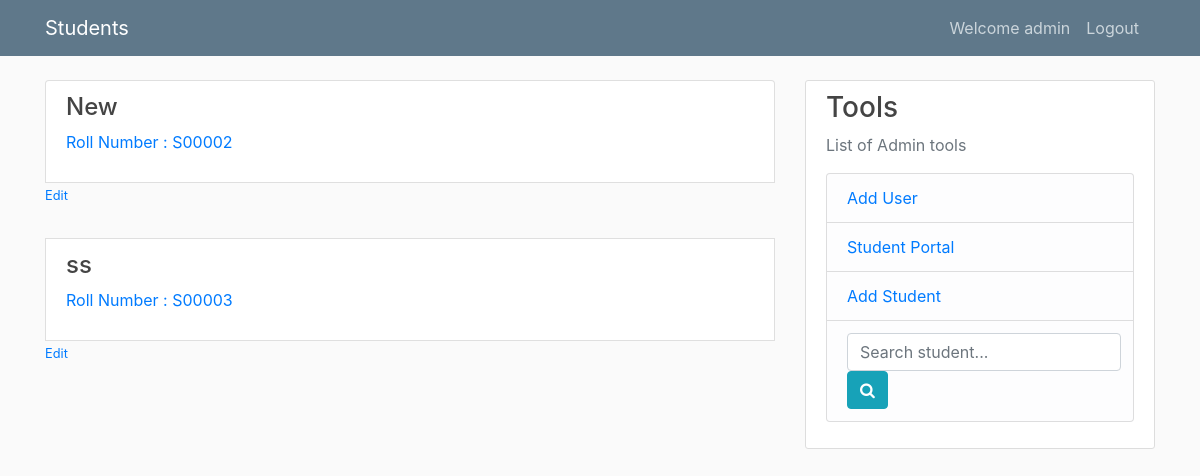
The app's page / (signed in) with its own data.
### tables this page shows
CREATE TABLE student (
  id INTEGER PRIMARY KEY AUTOINCREMENT,
  name TEXT NOT NULL,
  age TEXT NOT NULL,
  gender CHAR(6) NOT NULL,
  add_date TIMESTAMP NOT NULL DEFAULT CURRENT_TIMESTAMP
);

### student_db/student.py (the view)
@bp.route('/')
@login_required
def index():
    students = list_student_data()
    return render_template(
        'student/index.html',
        title='Index',
        students=students)

### student_db/auth.py (called while the page is built)
@bp.before_app_request
def load_logged_in_user():
    user_id = session.get('user_id')
    if user_id is None:
        g.user = None
    else:
        g.user = 'admin'

def login_required(view):
    @functools.wraps(view)
    def wrapped_view(**kwargs):
        if g.user is None:  #: if not logged into the session
            return redirect(url_for('auth.login'))  # : redirect to login
        return view(**kwargs)  # : continue the view processing.
    return wrapped_view

### student_db/data.py (called while the page is built)
def list_student_data():
    return list_data_student()

### student_db/database/student_data.py (called while the page is built)
def list_data_student():
    db = get_db()
    student_list = db.execute(
        'SELECT id, "S0000" || CAST( id AS TEXT)  AS roll_number, name, age, gender, add_date FROM student'
    ).fetchall()
    return student_list

### student_db/student_db.py (called while the page is built)
def get_db():
    if 'db' not in g:
        g.db = sqlite3.connect(
            current_app.config['DATABASE'],
            detect_types=sqlite3.PARSE_DECLTYPES
        )
        g.db.row_factory = sqlite3.Row
    return g.db

### student_db/templates/student/index.html (shortened to what this page needs)
{% extends 'base_layout.html' %}
{% block header %}
  {% block title %}Students{% endblock %}
{% endblock %}
{% block content %}
	<div class="list-group">
		{% for student in students %}
			<a href="{{ url_for('student.update', id=student['id']) }}" class="list-group-item">
			    <h4 class="list-group-item-heading">{{ student['name'] }}</h4>
			    <p class="list-group-item-text">
			    	Roll Number : {{ student['roll_number'] }}
			    </p>
				<small class="form-text text-muted">
					<a  href="{{ url_for('student.update', id=student['id']) }}"> Edit </a>
				</small>
			</a>
		{% endfor %}
	</div>
{% endblock %}

### student_db/static/style.css (style rules this page uses)
body { background: #fafafa; color: #333333; margin-top: 5rem; }
h1, h2, h3, h4, h5, h6 { color: #444444; }

### records on screen
student: name "New", roll_number "S00002"
student: name "ss", roll_number "S00003"

### other values on screen
{{ g.user }} "admin"
